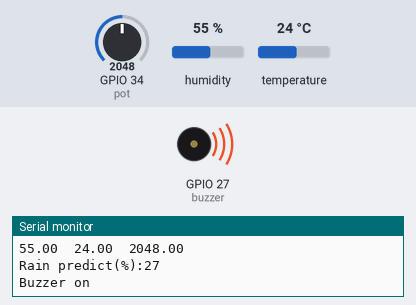
A sketch run on a simulated ESP32. On the bench: buzzer (waves = sounding, pin HIGH), the last lines printed to the serial monitor. Inputs (shaded band) come from the test bench; at power-on: humidity 55 %, GPIO 34 (pot) = 2048, temperature 24 °C.

Above: at 2.8 s.
2.9 s: humidity set to 42 %
8.9 s: humidity set to 39 %
At 10.9 s:
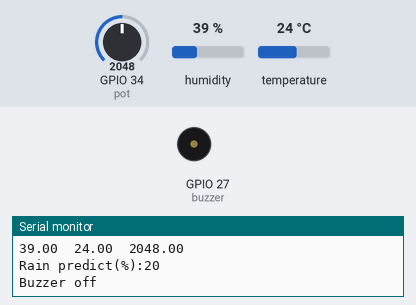
13.6 s: humidity set to 68 %
At 15.3 s:
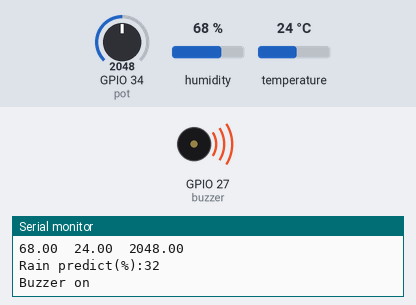
19.6 s: humidity set to 22 %
At 21.6 s:
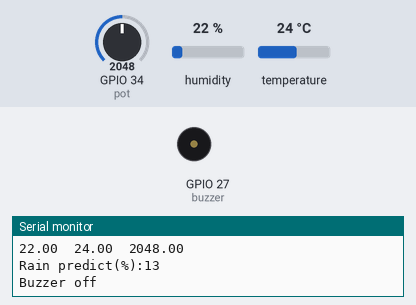
22.3 s: GPIO 34 (pot) set to 1112
25.5 s: GPIO 34 (pot) set to 1016
At 27.3 s:
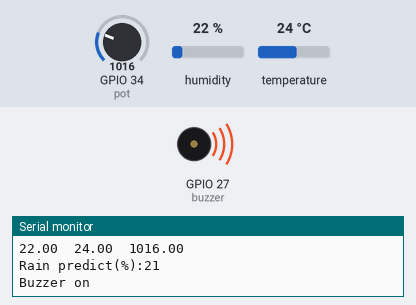
Timing chart, 0 to 32.5 s (numbered marks = the images above; inputs shaded):
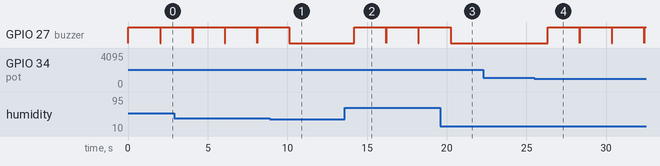

Measured:
- the behaviour switches between 41 and 40 % on humidity (found by bisection; images 0 and 1)
- the behaviour switches between 1049 and 1048 on GPIO 34 (pot) (found by bisection; images 3 and 4)
- after the input at 8.9 s, GPIO 27 (buzzer): goes on until 10.1 s, then stays LOW
- after the input at 13.6 s, GPIO 27 (buzzer): alternates HIGH for 2.0 s and LOW for 0.02 s, starting after 0.59 s
- after the input at 19.6 s, GPIO 27 (buzzer): goes on until 20.2 s, then stays LOW
- after the input at 25.5 s, GPIO 27 (buzzer): alternates HIGH for 2.0 s and LOW for 0.02 s, starting after 0.83 s
- by itself, GPIO 27 (buzzer): alternates HIGH for 2.0 s and LOW for 0.02 s

The sketch:

weather_rain_forecast_dht11.ino
```cpp
/*Project:ClimaPredict: Real-Time Weather(rain predict) Forecasting using Machine Learning
Hardware:Buzzer--27,Temperature & humidity_sensor_DHT11--14,LDR(POT)--34
AIM:Rain prediction is more than 50 buzzer will on or else off*/
/*libraries Initialization*/
#include "regression.h" //Regression model
#include"DHT.h" //Temperture Sensor
//Pin Definations
#define DHTTYPE DHT11 //Type of Temperature & Humidity sensor
#define dht_dpin 14 //DHT11--data pin
#define pot 34//LDR(Potentiometer)--analog
#define buzzer 27//buzzer
#define threshold 20
// Initialize the Linear Regression classifier
Eloquent::ML::Port::LinearRegression classifier;
// Create an instance of the DHT sensor
DHT dht(dht_dpin,DHTTYPE);
// Array to store sensor readings (humidity, temperature, and potentiometer value)
float par[3];

void setup()
{
  Serial.begin(9600);//serial communication at 115200 baud rate
  dht.begin();// Initialize the DHT sensor
  pinMode(dht_dpin,INPUT);//Set the DHT pin as input
  pinMode(pot,INPUT);// Set the potentiometer pin as input
  pinMode(buzzer,OUTPUT);// Set the buzzer pin as output
}

void loop()
{
    // Read the humidity and temperature from the DHT sensor
    par[0]=dht.readHumidity();
    par[1]=dht.readTemperature();
    // Read the analog value from the potentiometer
    par[2]=analogRead(pot);
    // Print the sensor values to the Serial Monitor
    Serial.print(par[0]);
    Serial.print("\t");
    Serial.print(par[1]);
    Serial.print("\t");
    Serial.println(par[2]);
    // Predict the rain using the regression model based on the sensor readings
    int rain = classifier.predict(par);

    // Print the rain prediction on Serial Monitor
    Serial.print("Rain predict(%):");
    Serial.println(rain);
    //Activate the buzzer if rain rain predict is more than threshold
    if(rain>threshold)
      {
        digitalWrite(buzzer,HIGH);// Turn on the buzzer
        Serial.println("Buzzer on");
      }
    else
      {
        digitalWrite(buzzer,LOW);// Turn on the buzzer
        Serial.println("Buzzer off");

      }
    delay(2000);
    digitalWrite(buzzer,LOW);

}
```

regression.h
```cpp
#pragma once
//#include <cstdarg>
namespace Eloquent {
    namespace ML {
        namespace Port {
            class LinearRegression {
                public:
                    /**
                    * Predict class for features vector
                    */
                    float predict(float *x) {
                        return dot(x, 0.430777027027, 0.873282828283, -0.007835404618) + -1.2202420028001768;
                    }

                protected:
                    /**
                    * Compute dot product
                    */
                    float dot(float *x, ...) {
                        va_list w;
                        va_start(w, 3);
                        float dot = 0.0;

                        for (uint16_t i = 0; i < 3; i++) {
                            const float wi = va_arg(w, double);
                            dot += x[i] * wi;
                        }

                        return dot;
                    }
                };
            }
        }
    }
```
